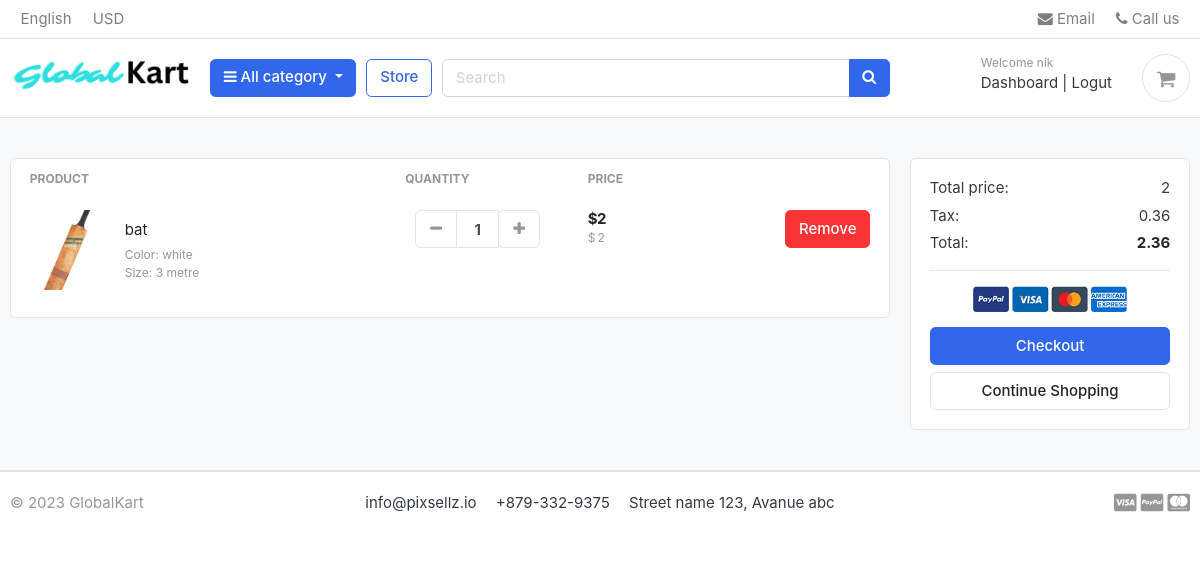
Page /cart/ (signed in) on the committed database.
### accounts/models.py (models this page shows, shortened)
class Account(AbstractBaseUser):
    first_name = models.CharField(max_length=50)
    last_name = models.CharField(max_length=50)
    username = models.CharField(max_length=50,unique=True)
    email = models.EmailField(max_length=100,unique=True)
    phone_no = models.CharField(max_length=50)
    date_joined = models.DateTimeField(auto_now_add=True)
    last_login = models.DateTimeField(auto_now_add=True)
    is_admin = models.BooleanField(default=False)
    is_staff = models.BooleanField(default=False)
    is_active = models.BooleanField(default=False)
    is_superadmin = models.BooleanField(default=False)
    USERNAME_FIELD = 'email'
    REQUIRED_FIELDS = ['username', 'first_name', 'last_name']
    objects = MyAccountManager()

### carts/models.py (models this page shows)
class CartItem(models.Model):
    product = models.ForeignKey(Product, on_delete=models.CASCADE)
    variations  = models.ManyToManyField(Variation,blank=True)
    cart = models.ForeignKey(Cart, on_delete=models.CASCADE,null=True)
    quantity = models.IntegerField()
    is_active = models.BooleanField(default=True)
    user = models.ForeignKey(Account, on_delete=models.CASCADE ,null=True)
    def __str__(self) :
        return self.product.product_name
    def sub_total(self):
        return self.product.price * self.quantity

### store/models.py (models this page shows, shortened)
class Product(models.Model):
    product_name = models.CharField(max_length=50)
    slug = models.SlugField(max_length=50)
    description = models.TextField(max_length=300)
    price = models.IntegerField()
    image = models.ImageField(upload_to='photos/products',)
    stock = models.IntegerField()
    is_available = models.BooleanField(default=True)
    category = models.ForeignKey(Category, on_delete=models.CASCADE)
    created_date = models.DateTimeField(auto_now_add=True)
    modified_date = models.DateTimeField(auto_now=True)
    def get_url(self):
        return reverse('product_detail', args=[self.category.slug, self.slug])

class Variation(models.Model):
    product = models.ForeignKey(Product , on_delete=models.CASCADE)
    vatiation_category = models.CharField(max_length=100 ,choices=variation_categories_choice)
    variation_value = models.CharField(max_length=100)
    is_active = models.BooleanField(default=True)
    create_date = models.DateTimeField(auto_now_add=True)
    objects = VariationManager()

### carts/views.py (the view)
# urls.py: path('',views.cart ,name='cart'),
def cart(request,total=0,quantity=0,cart_item=None):
    print("INside Cart")
    try:
        tax = 0
        grand_total = 0
        if request.user.is_authenticated:
            cart_items = CartItem.objects.filter(user = request.user,is_active=True)
        else:
            cart = Cart.objects.get(cart_id=_card_id(request))
            cart_items = CartItem.objects.filter(cart=cart,is_active=True)
        for cart_item in cart_items:
            total += cart_item.product.price * cart_item.quantity
            quantity += cart_item.quantity
        tax = (18 * total)/100
        grand_total = tax + total
    except ObjectDoesNotExist:
        pass
        pass
    context = {
        'total' : total,
        'quantity': quantity,
        'cart_items': cart_items,
        'tax' : tax,
        'grand_total' : grand_total
    }
    print(context)
    return render(request, 'store/cart.html',context)

### templates/store/cart.html (shortened to what this page needs)
{% extends "base.html" %} {% load static %} {% block content %}
<section class="section-content padding-y bg">
  <div class="container">
    {% if not cart_items %}
    <h2 class="text-center">Your cart in empty</h2>
    <br />
    <div class="text-center">
      <a href="{% url 'store' %}" class="btn btn-primary">Continue Shopping </a>
    </div>
    {% else %}
    <div class="row">
      <aside class="col-lg-9">
        <div class="card">
          <table class="table table-borderless table-shopping-cart">
            <thead class="text-muted">
              <tr class="small text-uppercase">
                <th scope="col">Product</th>
                <th scope="col" width="120">Quantity</th>
                <th scope="col" width="120">Price</th>
                <th scope="col" class="text-right" width="200"></th>
              </tr>
            </thead>
            <tbody>
              {% for cart_item in cart_items %}
              <tr>
                <td>
                  <figure class="itemside align-items-center">
                    <div class="aside">
                      <a href="{{cart_item.product.get_url}}"
                        ><img
                          src="{{cart_item.product.image.url}}"
                          class="img-sm"
                      /></a>
                    </div>
                    <figcaption class="info">
                      <a
                        href="{{cart_item.product.get_url}}"
                        class="title text-dark"
                        >{{cart_item.product.product_name}}</a
                      >
                      {% if cart_item.variations.all %}
                      {% for item in cart_item.variations.all %}<p class="text-muted small">
{{item.vatiation_category | capfirst}}: {{item.variation_value}}</p>
                      {% endfor %}
                      {% endif %}
                    </figcaption>
                  </figure>
                </td>
                <td>
                  <div class="col">
                    <div class="input-group input-spinner">
                      <div class="input-group-prepend">
                        <a
                          href="{% url 'remove_cart' cart_item.product.id cart_item.id %}"
                          class="btn btn-light"
                          type="button"
                          id="button-plus"
                        >
                          <i class="fa fa-minus"></i>
                        </a>
                      </div>
                      <input
                        type="text"
                        class="form-control"
                        value="{{cart_item.quantity}}"
                      />
                      <div class="input-group-append">
                        <form action="{% url 'add_cart' cart_item.product.id %}" method="POST">
                        <button class="btn btn-light" type="submit" id="button-minus"><i class="fa fa-plus"></i></button>
                        </form>
                      </div>
                    </div>
                  </div>
                </td>
                <td>
                  <div class="price-wrap">
                    <var class="price">${{cart_item.sub_total}}</var>
                    <small class="text-muted">
                      $ {{cart_item.product.price}}
                    </small>
                  </div>
                </td>
                <td class="text-right">
                  <a
                    href="{% url 'remove_whole_product' cart_item.product.id cart_item.id %}" onclick="return confirm('Are you sure you want to delete this item')"
                    class="btn btn-danger"
                  >
                    Remove</a
                  >
                </td>
              </tr>
              {% endfor %}
            </tbody>
          </table>
        </div>
      </aside>
      <aside class="col-lg-3">
        <div class="card">
          <div class="card-body">
            <dl class="dlist-align">
              <dt>Total price:</dt>
              <dd class="text-right">{{total}}</dd>
            </dl>
            <dl class="dlist-align">
              <dt>Tax:</dt>
              <dd class="text-right">{{tax}}</dd>
            </dl>
            <dl class="dlist-align">
              <dt>Total:</dt>
              <dd class="text-right text-dark b">
                <strong>{{grand_total}}</strong>
              </dd>
            </dl>
            <hr />
            <p class="text-center mb-3">
              <img
                src="{% static './images/misc/payments.png' %}"
                height="26"
              />
            </p>
            <a href="{% url 'checkout' %}" class="btn btn-primary btn-block">
              Checkout
            </a>
            <a href="{% url 'store' %}" class="btn btn-light btn-block"
              >Continue Shopping</a
            >
          </div>
        </div>
      </aside>
    </div>
    {% endif %}
  </div>
</section>
{% endblock content %}

### templates/base.html (shortened to what this page needs)
{% load static %}
<!DOCTYPE html>
<html lang="en">
<head>
  <link href="{% static 'css/bootstrap.css' %}" rel="stylesheet" type="text/css" />
  <link href="{% static 'fonts/fontawesome/css/all.min.css' %}" type="text/css" rel="stylesheet" />
  <link href="{% static 'css/ui.css' %}" rel="stylesheet" type="text/css" />
  <link href="{% static 'css/customs.css' %}" rel="stylesheet" type="text/css" />
  <link href="{% static 'css/responsive.css' %}" rel="stylesheet" media="only screen and (max-width: 1200px)" />
  <link rel="stylesheet" href="https://cdnjs.cloudflare.com/ajax/libs/font-awesome/4.7.0/css/font-awesome.min.css">
</head>
<body>
  {% include 'includes/navbar.html' %} {% load static %} {% block content %}{% endblock content %}
  {% include 'includes/footer.html' %}
</body>
</html>

### templates/includes/navbar.html (shortened to what this page needs)
{% load static %}
<header class="section-header">
  <nav class="navbar p-md-0 navbar-expand-sm navbar-light border-bottom">
    <div class="container">
      <div class="collapse navbar-collapse" id="navbarTop4">
        <ul class="navbar-nav mr-auto">
          <li class="nav-item dropdown">
            <a href="#" class="nav-link"> English </a>
          </li>
          <li class="nav-item dropdown">
            <a href="#" class="nav-link"> USD </a>
          </li>
        </ul>
        <ul class="navbar-nav">
          <li>
            <a href="#" class="nav-link">
              <i class="fa fa-envelope"></i> Email
            </a>
          </li>
          <li>
            <a href="#" class="nav-link">
              <i class="fa fa-phone"></i> Call us
            </a>
          </li>
        </ul>
      </div>
    </div>
  </nav>
  <section class="header-main border-bottom">
    <div class="container">
      <div class="row align-items-center">
        <div class="col-lg-2 col-md-3 col-6 ">
          <a href="{% url 'home' %}" class="brand-wrap">
            <img class="logo" src="{% static './images/Global.png' %}" />
          </a>
        </div>
        <div class="col-lg col-sm col-md col-6 flex-grow-0">
          <div class="category-wrap dropdown d-inline-block float-right">
            <button type="button" class="btn btn-primary dropdown-toggle" data-toggle="dropdown">
              <i class="fa fa-bars"></i> All category
            </button>
          </div>
        </div>
        <a href="{% url 'store' %}" class="btn btn-outline-primary">Store</a>
        <div class="col-lg col-md-6 col-sm-12 col">
          <form action="{% url 'search' %}" class="search" method="GET">
            <div class="input-group w-100">
              <input type="text" class="form-control" style="width: 60%" placeholder="Search" name="keyword" />
              <div class="input-group-append">
                <button class="btn btn-primary" type="submit">
                  <i class="fa fa-search"></i>
                </button>
              </div>
            </div>
          </form>
        </div>
        <div class="col-lg-3 col-sm-6 col-8 order-2 order-lg-3">
          <div class="d-flex justify-content-end mb-3 mb-lg-0">
            {% if user.id is None %}
            <div class="widget-header">
              <small class="title text-muted">Welcome guest!</small>
              <div>
                <a href="{% url 'login' %}">Sign in</a>
                <span class="dark-transp"> | </span>
                <a href="{% url 'register' %}"> Register</a>
              </div>
            </div>
            {% else %}
            <div class="widget-header">
              <small class="title text-muted">Welcome {{user.first_name}}</small>
              <div>
                <a href="{% url 'dashboard' %}">Dashboard</a>
                <span class="dark-transp"> | </span>
                <a href="{% url 'logut' %}"> Logut</a>
              </div>
            </div>
            {% endif %}
            <a href="{% url 'cart' %}" class="widget-header pl-3 ml-3">
              <div class="icon icon-sm rounded-circle border">
                <i class="fa fa-shopping-cart"></i>
              </div>
            </a>
          </div>
        </div>
      </div>
    </div>
  </section>
</header>

### templates/includes/footer.html (shortened to what this page needs)
<footer class="section-footer border-top">
    <div class="container">
      <section class="footer-bottom border-top row">
        <div class="col-md-2">
          <p class="text-muted">&copy 2023 GlobalKart</p>
        </div>
        <div class="col-md-8 text-md-center">
          <span class="px-2">info@pixsellz.io</span>
          <span class="px-2">+879-332-9375</span>
          <span class="px-2">Street name 123, Avanue abc</span>
        </div>
        <div class="col-md-2 text-md-right text-muted">
          <i class="fab fa-lg fa-cc-visa"></i>
          <i class="fab fa-lg fa-cc-paypal"></i>
          <i class="fab fa-lg fa-cc-mastercard"></i>
        </div>
      </section>
    </div>
  </footer>
  </body>
  </html>

### globalcart/static/css/ui.css (style rules this page uses)
html { font-family: "Inter", sans-serif; font-size: 15px; }
.price-wrap { letter-spacing: -0.7px; }
.icon-xs, .icon-sm, .icon-md, .icon-lg { display: inline-block; text-align: center; flex-shrink: 0; flex-grow: 0; }
.icon-sm { width: 48px; height: 48px; line-height: 48px !important; font-size: 20px; }
.img-xs, .img-sm, .img-md, .img-lg { -o-object-fit: cover; object-fit: cover; flex-shrink: 0; flex-grow: 0; }
.img-sm { width: 80px; height: 80px; }
.padding-y { padding-top: 40px; padding-bottom: 40px; }
var { font-style: normal; }
figure { margin-bottom: 0; }
.bg { background-color: #f8f9fa; }
.b { font-weight: 600; }
p:last-child { margin-bottom: 0; }
.header-main { position: relative; padding-top: 1rem; padding-bottom: 1rem; }
.brand-wrap .logo, .navbar-brand .logo { margin-right: 7px; max-height: 42px; display: inline-block; }
.widget-header { display: inline-block; vertical-align: middle; position: relative; }
.widget-header a { color: #343a40; }
.widget-header i { color: #969696; }
.widget-header .title { display: block; }
.footer-bottom { padding-top: 20px; padding-bottom: 20px; }
.btn-light { background-color: #fff; border-color: #e4e4e4; }
.btn-light i { color: #969696; }
.itemside { position: relative; display: flex; width: 100%; }
.itemside .aside { position: relative; flex-shrink: 0; }
.itemside .info { padding-left: 15px; padding-right: 7px; }
.itemside p { margin-bottom: 0; }
.itemside .title { display: block; margin-bottom: 5px; color: #212529; }
[class*=dlist-] { margin-bottom: 5px; }
[class*=dlist-] dd { margin-bottom: 0; }
.dlist-align { display: flex; }
.dlist-align dt { width: 150px; word-wrap: break-word; font-weight: normal; }
.dlist-align dd { flex-grow: 1; }
.price { font-weight: 600; color: #212529; }
.input-spinner { width: 125px; flex-wrap: nowrap; display: inline-flex; vertical-align: middle; }
.input-spinner input.form-control { text-align: center; max-width: 46px; font-weight: bold; flex-basis: 46px; border-color: #e4e4e4; flex-grow: 0; }
.input-spinner .btn { width: 42px; text-align: center; padding-left: 0.5rem; padding-right: 0.5rem; }
.table-shopping-cart.table td, .table-shopping-cart.table th { padding-left: 1.25rem; padding-right: 1.25rem; }
.table-shopping-cart .price-wrap { line-height: 1.2; }
.table-shopping-cart .price { font-weight: bold; margin-right: 5px; display: block; }

### rows in the picture
Account: first_name "nik"
CartItem: product.image (picture), product.product_name "bat", quantity "1", sub_total "2", product.price "2"
Variation: vatiation_category "Color", variation_value "white"
Variation: vatiation_category "Size", variation_value "3 metre"

### other values in the picture
{{ total }} "2"
{{ tax }} "0.36"
{{ grand_total }} "2.36"
